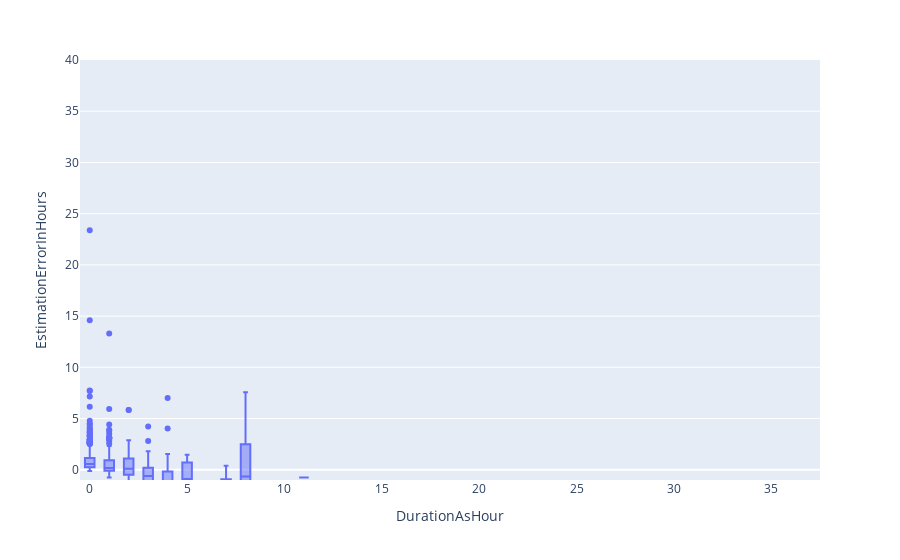

Here is the notebook cell this chart was saved with:
### Code cell
first_40_hours = df[df["DurationAsHour"]<41]

fig = px.box(first_40_hours, x="DurationAsHour", y="EstimationErrorInHours")
fig.update(layout_yaxis_range = [-1,40])

fig.show()

### Figure 1 — Plotly figure (JSON) as saved in the notebook; plotly's stock layout.template omitted (floating-point values rounded to 4 significant figures; data arrays with more than 128 entries replaced by an {"elided": "..."} marker saying what was removed)
{"data": [{"alignmentgroup": "True", "hovertemplate": "DurationAsHour=%{x}<br>EstimationErrorInHours=%{y}<extra></extra>", "legendgroup": "", "marker": {"color": "#636efa"}, "name": "", "notched": false, "offsetgroup": "", "orientation": "v", "showlegend": false, "type": "box", "x": {"elided": "1016 int values"}, "x0": " ", "xaxis": "x", "y": {"elided": "1016 float values"}, "y0": " ", "yaxis": "y"}], "layout": {"autosize": true, "boxmode": "group", "legend": {"tracegroupgap": 0}, "margin": {"t": 60}, "xaxis": {"anchor": "y", "autorange": true, "domain": [0, 1], "range": [-0.5, 37.5], "title": {"text": "DurationAsHour"}, "type": "linear"}, "yaxis": {"anchor": "x", "domain": [0, 1], "range": [-1, 40], "title": {"text": "EstimationErrorInHours"}, "type": "linear"}}}
